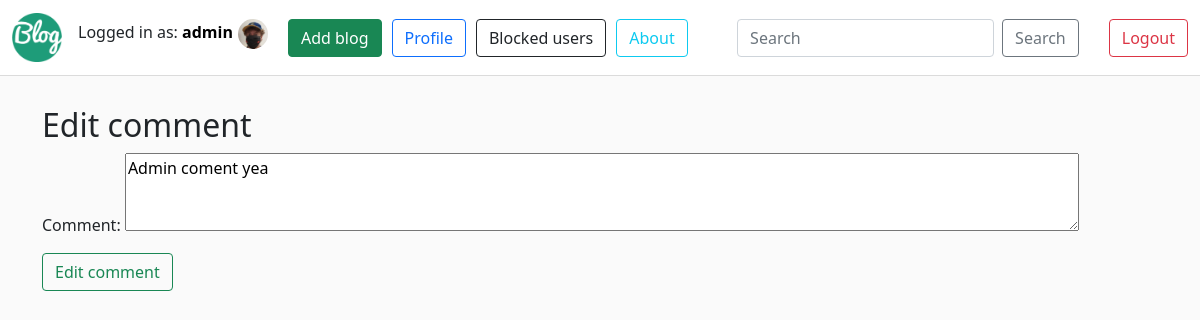
The page /edit-comment/4/ (signed in) on the database as committed earlier.
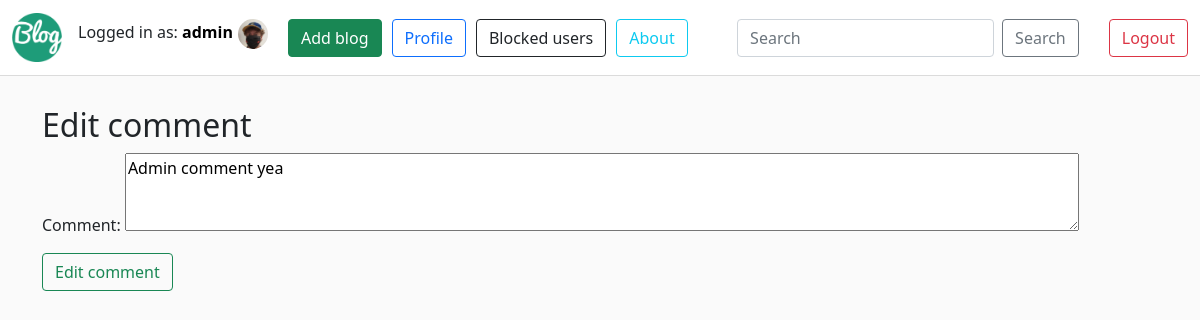
The same page on the database as committed later.
### posts/models.py (models this page shows)
class Comment(models.Model):
    post = models.ForeignKey(Post, related_name='comments', on_delete=models.CASCADE)
    body = models.TextField()
    created_at = models.DateTimeField(auto_now_add=True)
    author = models.ForeignKey(User,default=None,on_delete=models.CASCADE)

### posts/views.py (the view, shortened to what this page needs)
# urls.py: path('edit-comment/<int:pk>/',edit_comment_view,name='edit_comment'),
def edit_comment_view(request,pk):
    comment = get_object_or_404(Comment, id=pk)
    form = forms.CommentForm(instance=comment)
    if request.user in comment.post.author.profile.blockedUsers.all() or (request.user != comment.author and request.user != comment.post.author):
        return render(request, 'error-page')
    return render(request, 'edit-comment.html',{'form':form})

### posts/forms.py
class CommentForm(forms.ModelForm):
    body = forms.CharField(label='Comment',widget=forms.Textarea(attrs={"rows":3,"cols":101}))
    class Meta:
        model = models.Comment
        fields = ['body']
        labels = {'body':'Comment'}

### posts/templates/edit-comment.html (shortened to what this page needs)
{% extends 'base.html' %}
{% block content %}
<body>
    <h2>Edit comment</h2>
    <form method="post" class="mb-6">
        {{ form.as_p }}
        <div class="field">
            <div class="control">
                <button class="btn btn-outline-success button is-success">Edit comment</button>
            </div>
        </div>
    </form>
</body>
{% endblock %}

Rows that differ between the two databases and show on the page:
changed Comment: body "Admin coment yea" → "Admin comment yea"
